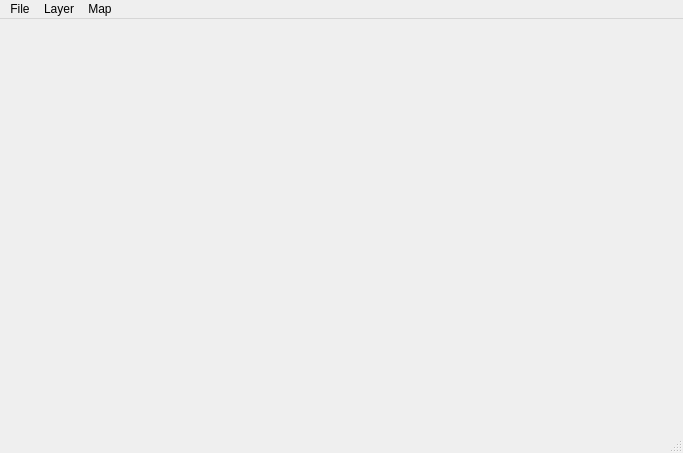
<?xml version="1.0" encoding="UTF-8"?>
<ui version="4.0">
 <class>MainWindow</class>
 <widget class="QMainWindow" name="MainWindow">
  <property name="geometry">
   <rect>
    <x>0</x>
    <y>0</y>
    <width>683</width>
    <height>453</height>
   </rect>
  </property>
  <property name="windowTitle">
   <string>MainWindow</string>
  </property>
  <widget class="QWidget" name="centralWidget"/>
  <widget class="QMenuBar" name="menuBar">
   <property name="geometry">
    <rect>
     <x>0</x>
     <y>0</y>
     <width>683</width>
     <height>22</height>
    </rect>
   </property>
   <widget class="QMenu" name="menuFile">
    <property name="title">
     <string>File</string>
    </property>
    <addaction name="actionOpen_Dataset"/>
    <addaction name="actionClose_All"/>
   </widget>
   <widget class="QMenu" name="menuLayer">
    <property name="title">
     <string>Layer</string>
    </property>
    <addaction name="actionRemove_Layer"/>
    <addaction name="actionLayer_Up"/>
    <addaction name="actionLayer_Down"/>
   </widget>
   <widget class="QMenu" name="menuMap">
    <property name="title">
     <string>Map</string>
    </property>
    <widget class="QMenu" name="menuCreate_Map">
     <property name="title">
      <string>Create Map</string>
     </property>
     <addaction name="actionFull_Elements"/>
     <addaction name="actionNo_Grid_Line"/>
    </widget>
    <addaction name="menuCreate_Map"/>
   </widget>
   <addaction name="menuFile"/>
   <addaction name="menuLayer"/>
   <addaction name="menuMap"/>
  </widget>
  <widget class="QStatusBar" name="statusBar"/>
  <action name="actionOpen_Dataset">
   <property name="text">
    <string>Open Dataset</string>
   </property>
  </action>
  <action name="actionRemove_Layer">
   <property name="text">
    <string>Remove Layer</string>
   </property>
  </action>
  <action name="actionLayer_Up">
   <property name="text">
    <string>Layer Up</string>
   </property>
  </action>
  <action name="actionLayer_Down">
   <property name="text">
    <string>Layer Down</string>
   </property>
  </action>
  <action name="actionClose_All">
   <property name="text">
    <string>Close All</string>
   </property>
  </action>
  <action name="actionFull_Elements">
   <property name="text">
    <string>Full Elements</string>
   </property>
  </action>
  <action name="actionNo_Grid_Line">
   <property name="text">
    <string>No Grid Line</string>
   </property>
  </action>
 </widget>
 <layoutdefault spacing="6" margin="11"/>
 <resources/>
 <connections/>
</ui>
